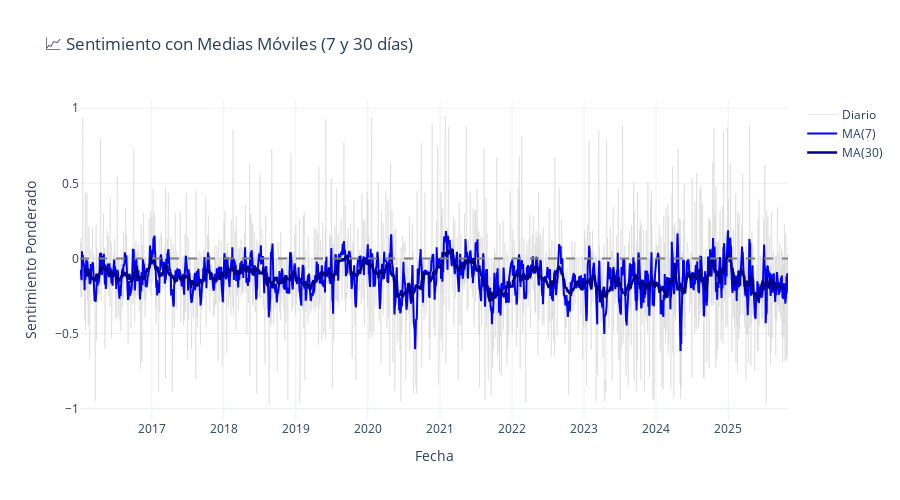

Source (notebook cell):
### Code cell
# Media móvil del sentimiento (suavizar señal)
sentimiento_diario['sentiment_ma_7'] = sentimiento_diario['sentiment_weighted'].rolling(window=7, center=True).mean()
sentimiento_diario['sentiment_ma_30'] = sentimiento_diario['sentiment_weighted'].rolling(window=30, center=True).mean()

fig = go.Figure()

# Sentimiento diario (raw)
fig.add_trace(go.Scatter(
    x=sentimiento_diario.index,
    y=sentimiento_diario['sentiment_weighted'],
    mode='lines',
    name='Diario',
    line=dict(color='lightgray', width=1),
    opacity=0.5
))

# MA 7 días
fig.add_trace(go.Scatter(
    x=sentimiento_diario.index,
    y=sentimiento_diario['sentiment_ma_7'],
    mode='lines',
    name='MA(7)',
    line=dict(color='blue', width=2)
))

# MA 30 días
fig.add_trace(go.Scatter(
    x=sentimiento_diario.index,
    y=sentimiento_diario['sentiment_ma_30'],
    mode='lines',
    name='MA(30)',
    line=dict(color='darkblue', width=2.5)
))

fig.add_hline(y=0, line_dash="dash", line_color="gray")

fig.update_layout(
    title='📈 Sentimiento con Medias Móviles (7 y 30 días)',
    xaxis_title='Fecha',
    yaxis_title='Sentimiento Ponderado',
    template='plotly_white',
    height=500,
    hovermode='x unified'
)

fig.show()

### Figure 1 — Plotly figure (JSON) as saved in the notebook; plotly's stock layout.template omitted (floating-point values rounded to 4 significant figures; data arrays with more than 128 entries replaced by an {"elided": "..."} marker saying what was removed)
{"data": [{"line": {"color": "lightgray", "width": 1}, "mode": "lines", "name": "Diario", "opacity": 0.5, "type": "scatter", "x": {"elided": "2273 str values"}, "y": {"elided": "2273 float values"}}, {"line": {"color": "blue", "width": 2}, "mode": "lines", "name": "MA(7)", "type": "scatter", "x": {"elided": "2273 str values"}, "y": {"elided": "2273 float values"}}, {"line": {"color": "darkblue", "width": 2.5}, "mode": "lines", "name": "MA(30)", "type": "scatter", "x": {"elided": "2273 str values"}, "y": {"elided": "2273 float values"}}], "layout": {"height": 500, "hovermode": "x unified", "shapes": [{"line": {"color": "gray", "dash": "dash"}, "type": "line", "x0": 0, "x1": 1, "xref": "x domain", "y0": 0, "y1": 0, "yref": "y"}], "title": {"text": "📈 Sentimiento con Medias Móviles (7 y 30 días)"}, "xaxis": {"title": {"text": "Fecha"}}, "yaxis": {"title": {"text": "Sentimiento Ponderado"}}}}
